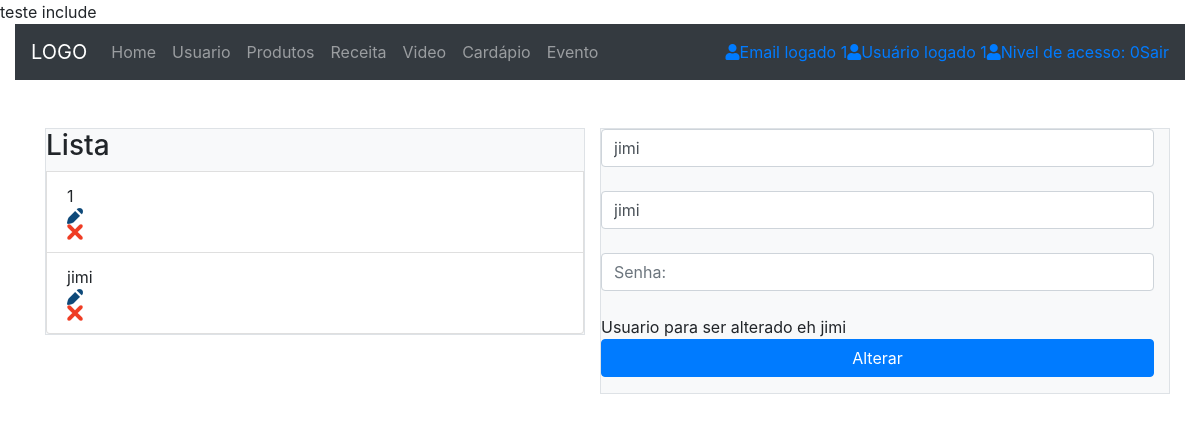
Page /admin/usuario/index.php?acaoU=edit&usuario=20 (signed in) on the committed database.
### tables this page shows
CREATE TABLE `usuarios` (
  `pk` int(11) NOT NULL,
  `nome` varchar(50) NOT NULL,
  `email` varchar(50) NOT NULL,
  `data_cadastro` date NOT NULL,
  `senha` varchar(50) NOT NULL,
  `nivel` int(2) NOT NULL
);

### classes/Usuario.class.php (called while the page is built, shortened)
<?php
include_once "Conexao.class.php";
include_once "Funcoes.class.php";
class Usuario {
	private $con;
	public function __construct(){
		$this->con = new Conexao();
	}
	public function selecionaUm($dado){
		try{
			$this->idUsuario = $dado;
			$cst = $this->con->conectar()->prepare("SELECT `pk`, `nome`, `email`, `data_cadastro` FROM `usuarios` WHERE `pk` = :idUsuario;");
			$cst->bindParam(":idUsuario", $this->idUsuario, PDO::PARAM_INT);
			if($cst->execute()){
				return $cst->fetch();
			}
		}catch(PDOException $e){
			return 'Error: '.$e->getMessage();
		}
	}
	public function selecionaTudo(){
		try{
			$cst = $this->con->conectar()->prepare("SELECT `pk`, `nome`, `email`, `data_cadastro` FROM `usuarios`");
			$cst->execute();
			return $cst->fetchAll();
		}catch(PDOException $e){
			return 'Error: '.$e->getMessage();
		}
	}
}
?>

### classes/Conexao.class.php (called while the page is built)
<?php
class Conexao{
	private $usuario;
	private $senha;
	private $banco;
	private $servidor;
	private static $pdo;
	public function __construct(){
		$this->servidor = "localhost";
		$this->banco = "phpoo";
		$this->usuario = "jimi";
		$this->senha = "341322";
	}
	public function conectar(){
		try{
			if(is_null(self::$pdo)){
				self::$pdo = new PDO("mysql:host=".$this->servidor.";dbname=".$this->banco, $this->usuario, $this->senha);
			}
			return self::$pdo;
		}catch(PDOException $e){
			echo 'Error: '.$e->getMessage();
		}
	}
}
?>

### classes/Funcoes.class.php (called while the page is built, shortened)
<?php
class Funcoes{
	public function tratarCaracter($vlr, $tipo){
		switch($tipo){
			case 2: $rst = htmlentities($vlr, ENT_QUOTES, "ISO-8859-1"); break;
		}
		return $rst;
	}
}
?>

### admin/usuario/index.php (the view, shortened to what this page needs)
<?php
require_once DIRCLASS. 'Usuario.class.php';
require_once DIRCLASS. 'Funcoes.class.php';
$objUsuario = new Usuario();
$objFc = new Funcoes();
if(isset($_GET['acaoU'])){
    switch($_GET['acaoU']){
        case 'edit': $usuario = $objUsuario->selecionaUm($_GET['usuario']); break;
    }
}
?>
<?php
require_once DIRNAV . 'nav.php';
?>
<!DOCTYPE HTML>
<html lang="pt-br">
<head>
    <link rel="stylesheet" href="https://stackpath.bootstrapcdn.com/bootstrap/4.1.3/css/bootstrap.min.css">
</head>
<body>
<br> <br>
<div class="container">
<div class="row">
    <div class="col-6">
        <div class="border bg-light panel panel-primary list-group">
        <h3>Lista</h3>
            <?php foreach($objUsuario->selecionaTudo() as $rst){ ?>
            <div class="list-group-item">
                <div><?=$objFc->tratarCaracter($rst['nome'], 2)?></div>
                <div><a href="?acaoU=edit&usuario=<?=$rst['pk']?>" title="Editar dados"><img src="../../img/ico-editar.png" width="16" height="16" alt="Editar"></a></div>
                <div><a href="?acaoU=delet&usuario=<?=$rst['pk']?>" title="Excluir esse dado"><img src="../../img/ico-excluir.png" width="16" height="16" alt="Excluir"></a></div>
            </div>
            <?php } ?>
        </div>
    </div>
    <div class="panel panel-primary list-group col-6 border bg-light">
            <form name="formCad" action="" method="post">
                <input class="form-control" name="nome" type="text" required="required"  placeholder="Nome:" value="<?=$objFc->tratarCaracter((isset($usuario['nome']))?($usuario['nome']):(''), 2)?>"><br>
                <input type="mail" name="email" class="form-control" required="required" pattern="[a-z0-9._%+-]+@[a-z0-9.-]+\.[a-z]{2,4}$"  placeholder="E-mail:" value="<?=$objFc->tratarCaracter((isset($usuario['email']))?($usuario['email']):(''), 2)?>"><br>
                <?php if(isset($_GET['acao']) <> 'edit'){ ?>
                <input type="password" name="senha" class="form-control" required="required" placeholder="Senha:"><br>
                <?php } ?>
                <? echo "Usuario para ser alterado eh ". $usuario['nome'] ?>
                <button type="submit" name="<?=(isset($_GET['acaoU']) == 'edit')?('btAlterar'):('btCadastrar')?>" class="btn btn-primary btn-block"><?=(isset($_GET['acaoU']) == 'edit')?('Alterar'):('Cadastrar')?></button>
            </form>
    </div>
</div>
<br> <br>
</div>
</body>
</html>

### rows in the picture
usuarios: nome "1"
usuarios: nome "jimi", email "jimi"

### other values in the picture
$_SESSION['email'] "1"
$_SESSION['nome'] "1"
$_SESSION['nivel'] "0"
